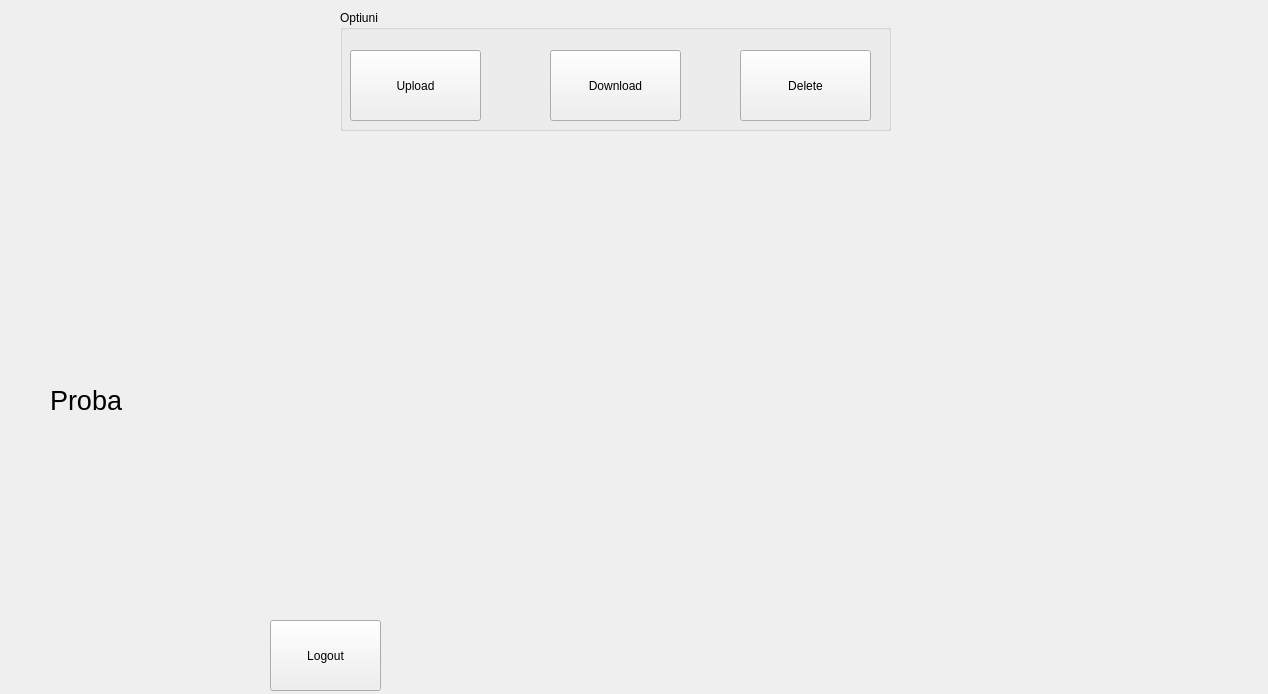
<?xml version="1.0" encoding="UTF-8"?>
<ui version="4.0">
 <class>FileExplorerWindow</class>
 <widget class="QWidget" name="FileExplorerWindow">
  <property name="geometry">
   <rect>
    <x>0</x>
    <y>0</y>
    <width>1268</width>
    <height>694</height>
   </rect>
  </property>
  <property name="windowTitle">
   <string>Form</string>
  </property>
  <widget class="QGroupBox" name="groupBox">
   <property name="geometry">
    <rect>
     <x>340</x>
     <y>10</y>
     <width>551</width>
     <height>121</height>
    </rect>
   </property>
   <property name="title">
    <string>Optiuni</string>
   </property>
   <widget class="QPushButton" name="pushButton">
    <property name="geometry">
     <rect>
      <x>10</x>
      <y>40</y>
      <width>131</width>
      <height>71</height>
     </rect>
    </property>
    <property name="text">
     <string>Upload</string>
    </property>
   </widget>
   <widget class="QPushButton" name="pushButton_2">
    <property name="geometry">
     <rect>
      <x>210</x>
      <y>40</y>
      <width>131</width>
      <height>71</height>
     </rect>
    </property>
    <property name="text">
     <string>Download</string>
    </property>
   </widget>
   <widget class="QPushButton" name="pushButton_4">
    <property name="geometry">
     <rect>
      <x>400</x>
      <y>40</y>
      <width>131</width>
      <height>71</height>
     </rect>
    </property>
    <property name="text">
     <string>Delete</string>
    </property>
   </widget>
  </widget>
  <widget class="QLabel" name="label">
   <property name="geometry">
    <rect>
     <x>50</x>
     <y>380</y>
     <width>1201</width>
     <height>41</height>
    </rect>
   </property>
   <property name="font">
    <font>
     <pointsize>20</pointsize>
    </font>
   </property>
   <property name="text">
    <string>Proba</string>
   </property>
  </widget>
  <widget class="QPushButton" name="pushButton_5">
   <property name="geometry">
    <rect>
     <x>270</x>
     <y>620</y>
     <width>111</width>
     <height>71</height>
    </rect>
   </property>
   <property name="text">
    <string>Logout</string>
   </property>
  </widget>
 </widget>
 <resources/>
 <connections/>
</ui>
